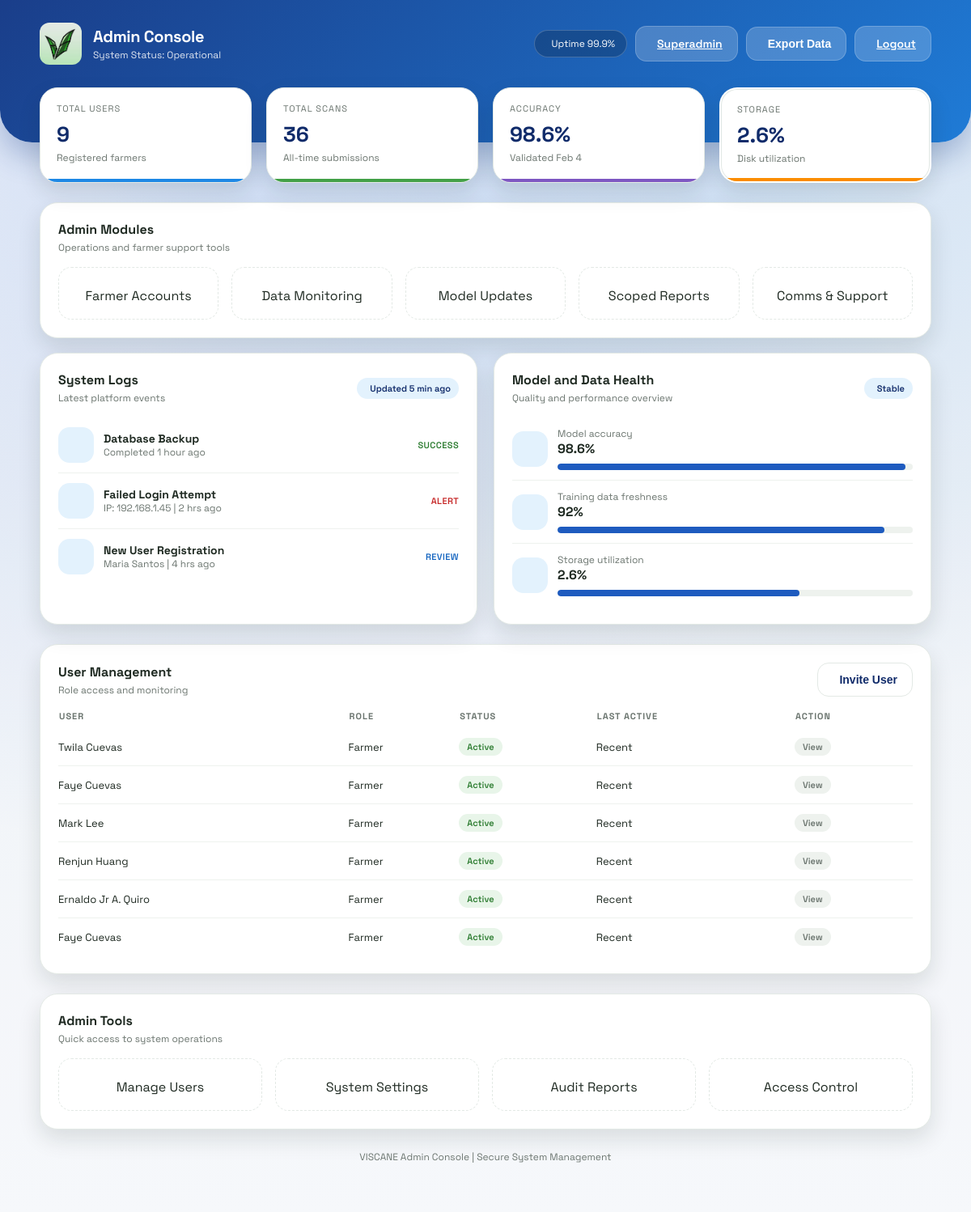
Page /admin (signed in) on the earlier database version.
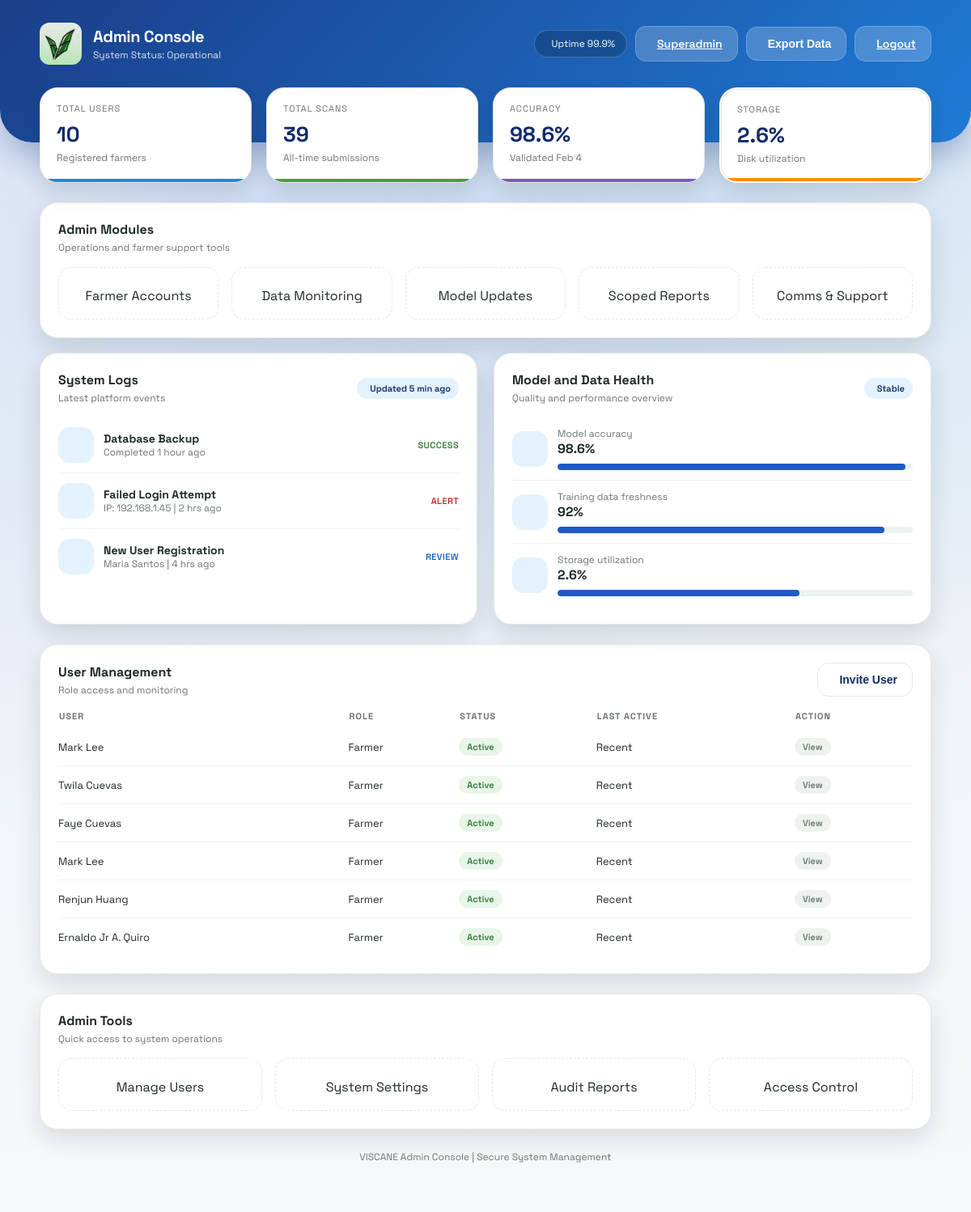
Same page on the later database version.
### models.py (models this page shows)
class User(db.Model):
    id = db.Column(db.Integer, primary_key=True)
    fullname = db.Column(db.String(100), nullable=False)
    email = db.Column(db.String(120), unique=True, nullable=False)
    phone = db.Column(db.String(20), nullable=False)
    password = db.Column(db.String(200), nullable=False)
    created_at = db.Column(db.DateTime, default=datetime.utcnow, nullable=False)
    province = db.Column(db.String(120), nullable=True)
    municipality = db.Column(db.String(120), nullable=True)
    barangay = db.Column(db.String(120), nullable=True)
    is_active = db.Column(db.Boolean, nullable=False, default=True)
    is_archived = db.Column(db.Boolean, nullable=False, default=False)

### app.py (the view)
@app.route('/admin')
@login_required
def admin_portal():
    current_admin = get_current_admin()
    total_users = User.query.filter_by(is_archived=False, is_active=True).count()
    total_scans = Scan.query.count()
    seven_days_ago = datetime.utcnow() - timedelta(days=7)
    active_user_ids = db.session.query(User.id).filter(
        User.is_archived.is_(False),
        User.is_active.is_(True)
    ).subquery()
    active_farmers = db.session.query(Scan.user_id).filter(
        Scan.created_at >= seven_days_ago,
        Scan.user_id.in_(active_user_ids)
    ).distinct().count()
    pending_reviews = Scan.query.filter(
        Scan.status == 'pending',
        Scan.user_id.in_(active_user_ids)
    ).count()
    users = User.query.filter_by(is_archived=False, is_active=True).order_by(User.id.desc()).limit(6).all()
    logs = [
        {"icon": "server-outline", "title": "Database Backup", "meta": "Completed 1 hour ago", "status": "Success", "color": "#2E7D32"},
        {"icon": "warning-outline", "title": "Failed Login Attempt", "meta": "IP: 192.168.1.45 | 2 hrs ago", "status": "Alert", "color": "#C62828"},
        {"icon": "person-add-outline", "title": "New User Registration", "meta": "Maria Santos | 4 hrs ago", "status": "Review", "color": "#1565C0"},
    ]
    model_accuracy = 98.6
    storage_utilization = 68
    try:
        usage = disk_usage(os.getcwd())
        if usage.total > 0:
            storage_utilization = round((usage.used / usage.total) * 100, 1)
    except Exception:
        pass
    stats = {
        "active_users": total_users,
        "total_scans": total_scans,
        "model_accuracy": model_accuracy,
        "storage_utilization": storage_utilization,
    }
    return render_template(
        'admin.html',
        total_users=total_users,
        active_farmers=active_farmers,
        pending_reviews=pending_reviews,
        users=users,
        logs=logs,
        current_admin=current_admin,
        stats=stats
    )

### app.py (called while the page is built)
def login_required(view):
    @wraps(view)
    def wrapped(*args, **kwargs):
        if not session.get('admin_id'):
            return redirect(url_for('admin_login'))
        return view(*args, **kwargs)
    return wrapped

def get_current_admin():
    admin_id = session.get('admin_id')
    if not admin_id:
        return None
    admin = Admin.query.get(admin_id)
    if not admin or admin.is_archived:
        return None
    return admin

### templates/admin.html (shortened to what the changed rows need)
<!DOCTYPE html>
<html lang="en">
<head>
    <link rel="stylesheet" href="{{ url_for('static', filename='style.css') }}">
</head>
<body class="admin-layout">
    <main class="dashboard-container fade-in">
        <section class="stats-grid">
            <div class="stat-card accent-blue">
                <div class="stat-label">Total Users</div>
                <div class="stat-value">{{ stats.active_users | default('0') }}</div>
                <div class="stat-meta">Registered farmers</div>
            </div>
            <div class="stat-card accent-green">
                <div class="stat-label">Total Scans</div>
                <div class="stat-value">{{ stats.total_scans | default('0') }}</div>
                <div class="stat-meta">All-time submissions</div>
            </div>
        </section>
        <section class="section-grid two-col">
            <div class="panel">
                {% for log in logs %}
                    <div class="list-row">
                        <div class="list-badge" style="background: #E3F2FD; color: #1565C0;">
                        </div>
                        <div class="list-main" style="flex: 1;">
                            <h4>{{ log.title }}</h4>
                            <div class="list-meta">{{ log.meta }}</div>
                        </div>
                        <div class="list-status" style="color: {{ log.color }};">{{ log.status }}</div>
                    </div>
                {% endfor %}
            </div>
        </section>
        <section class="panel" style="margin-bottom: 24px;">
            <table class="data-table">
                <thead>
                    <tr>
                        <th>User</th>
                        <th>Role</th>
                        <th>Status</th>
                        <th>Last Active</th>
                        <th>Action</th>
                    </tr>
                </thead>
                <tbody>
                    {% if users %}
                        {% for user in users %}
                            <tr>
                                <td>{{ user.fullname }}</td>
                                <td>Farmer</td>
                                <td><span class="tag success">Active</span></td>
                                <td>Recent</td>
                                <td><span class="tag">View</span></td>
                            </tr>
                        {% endfor %}
                    {% else %}
                        <tr>
                            <td colspan="5">No users registered yet.</td>
                        </tr>
                    {% endif %}
                </tbody>
            </table>
        </section>
    </main>
</body>
</html>

Differences in the rows shown:
no longer on this page (row unchanged): User: fullname "Faye Cuevas"
added User: fullname "Mark Lee"
Other differences:
{{ stats.active_users | default('0') }}: "9" → "10"
{{ stats.total_scans | default('0') }}: "36" → "39"
